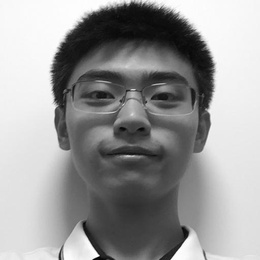
%> input picture CLab-1/Images-for-CLAB1/img_task3.jpg, 260 x 260 px, shrunk from 512 x 512 before the run
$ octave task4.m   (GNU Octave 9; MATLAB toolbox functions it lacks are replaced by stand-ins)
%> lines starting %> are read from the running program, lines starting %| are printed output that depends on the picture; in (x1, y1, x2, y2) boxes, pixels count from 0 and x2, y2 are one past the last pixel; in counts of white or black regions, pixels touching at a corner belong together; the program's own positions count from 1
### CLab-1/my_median_filter.m
function [output_image] = my_median_filter(noisy_image, m)

[row, col] = size(noisy_image);
input = double(noisy_image);
output = input;

for i = 1 : row-m+1
    for j = 1 : col-m+1
        Neighbor = input(i:i+m-1, j:j+m-1);
        medvalue = median(Neighbor(:));
        output(i+(m-1)/2, j+(m-1)/2) = medvalue;
    end
end

output_image = uint8(output);
end

### CLab-1/my_Sobel_edge.m
function [output_image] = my_Sobel_edge(imag)

[height, width] = size(imag);
F2 = double(imag);
U = double(imag);
uSobel = imag;

for i = 2 : height-1   %sobel????
    for j = 2 : width-1
        Gx = (U(i+1,j-1) + 2*U(i+1,j) + F2(i+1,j+1)) - ...
             (U(i-1,j-1) + 2*U(i-1,j) + F2(i-1,j+1));
        Gy = (U(i-1,j+1) + 2*U(i,j+1) + F2(i+1,j+1)) - ...
             (U(i-1,j-1) + 2*U(i,j-1) + F2(i+1,j-1));
        uSobel(i,j) = sqrt(Gx^2 + Gy^2);
    end
end

output_image = uint8(uSobel);

end

### CLab-1/task4.m
img4 = imread('Images-for-CLAB1/img_task3.jpg');
%> img4 is the input picture: size 260x260 uint8; min 0, max 255, mean 153.6
img4_noisy = imnoise(img4, 'salt & pepper', 0.1);
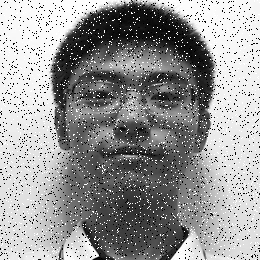
%> img4_noisy: size 260x260 uint8; min 0, max 255, mean 150.9

denoise_me = my_median_filter(img4_noisy, 3);
denoise_mat = medfilt2(img4_noisy, [3, 3]);

figure;
subplot(2,2,1);imshow(img4);title('Original');
subplot(2,2,2);imshow(img4_noisy);title('Noisy');
subplot(2,2,3);imshow(denoise_me);title('Denoise by my\_median\_filter');
subplot(2,2,4);imshow(denoise_mat);title('Denoise by medfilt2');


denoise_me = my_Sobel_edge(img4);
%> after the loop in my_Sobel_edge, `for i = 2 : height-1`:
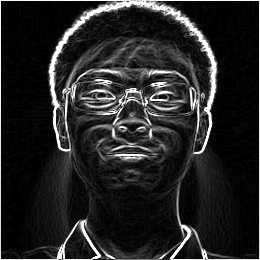
%> uSobel: size 260x260 uint8; min 0, max 255, mean 37.8
denoise_mat = edge(img4, 'sobel');
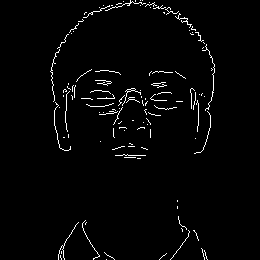
%> denoise_mat: size 260x260 logical; 2.2% white in thin lines or dots, all inside (x1, y1, x2, y2) = (50, 0, 215, 260)

figure;
subplot(2,2,1);imshow(img4);title('Original');
subplot(2,2,2);imshow(img4_noisy);title('Noisy');
subplot(2,2,3);imshow(denoise_me);title('Denoise by my\_Sobel\_edge');
subplot(2,2,4);imshow(denoise_mat);title('Denoise by edge');
